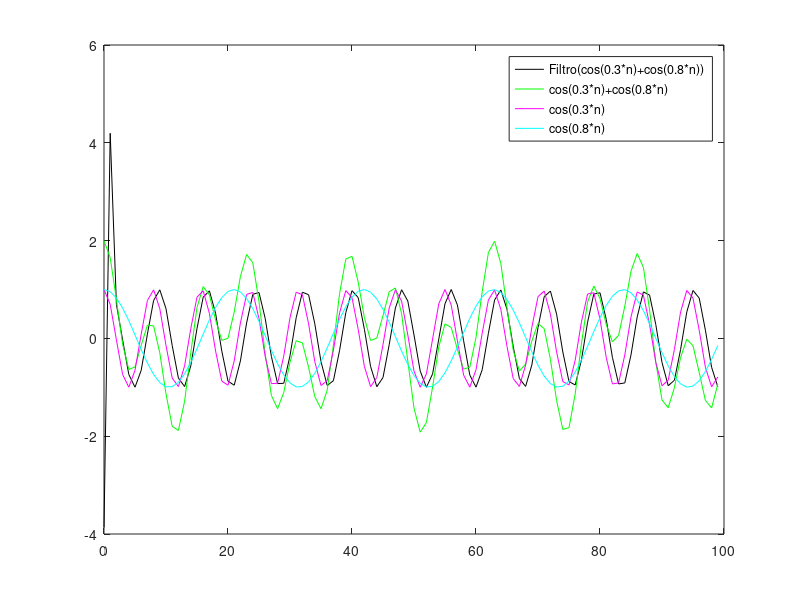

Write MATLAB code to recreate this figure.
clear all, close all, clc
w1 = 0.3;w2 = 0.8;

A = [2*cos(w1) 1 ; 2*cos(w2) 1];
B = [0 ; 1];
X = linsolve(A,B);

b = [X(1) X(2) X(1)];
zi = [0 0];
n = 0:99;
x1 = cos(w1*n);
x2 = cos(w2*n);
y = filter(b, 1, x1+x2, zi);
plot(n,y,'k',n,x1+x2,'g',n,x2,'m',n,x1,'c');
legend('Filtro(cos(0.3*n)+cos(0.8*n))','cos(0.3*n)+cos(0.8*n)','cos(0.3*n)','cos(0.8*n)');